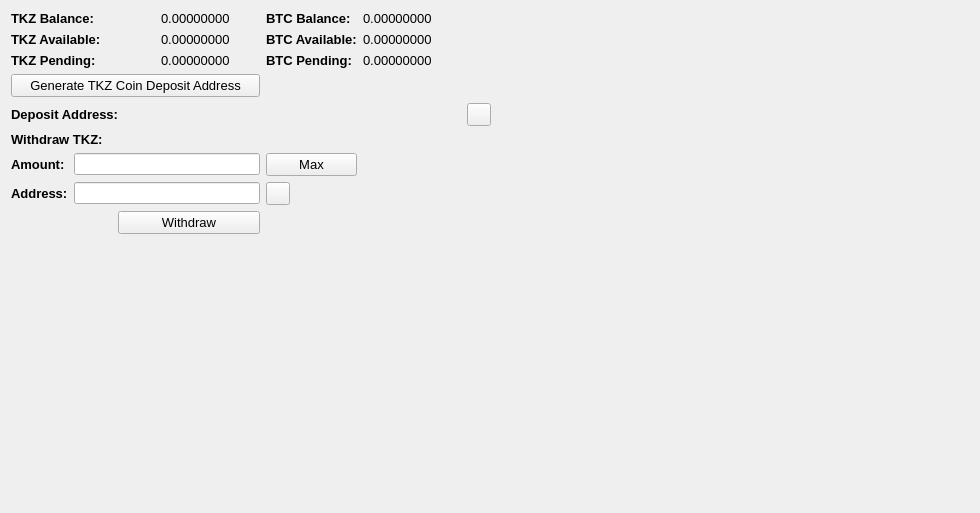
     <widget class="QWidget" name="BalanceTab">
      <attribute name="title">
       <string>Balance</string>
      </attribute>
      <layout class="QGridLayout" name="gridLayout_2">
       <item row="0" column="0" colspan="2">
        <widget class="QLabel" name="label_11">
         <property name="font">
          <font>
           <pointsize>10</pointsize>
           <weight>75</weight>
           <bold>true</bold>
          </font>
         </property>
         <property name="text">
          <string>TKZ Balance:</string>
         </property>
        </widget>
       </item>
       <item row="0" column="3">
        <widget class="QLabel" name="TXBalanceLabel">
         <property name="font">
          <font>
           <pointsize>10</pointsize>
          </font>
         </property>
         <property name="text">
          <string>0.00000000</string>
         </property>
         <property name="textInteractionFlags">
          <set>Qt::LinksAccessibleByMouse|Qt::TextSelectableByMouse</set>
         </property>
        </widget>
       </item>
       <item row="0" column="4">
        <widget class="QLabel" name="label_12">
         <property name="font">
          <font>
           <pointsize>10</pointsize>
           <weight>75</weight>
           <bold>true</bold>
          </font>
         </property>
         <property name="text">
          <string>BTC Balance:</string>
         </property>
        </widget>
       </item>
       <item row="0" column="5">
        <widget class="QLabel" name="BitcoinBalanceLabel">
         <property name="font">
          <font>
           <pointsize>10</pointsize>
          </font>
         </property>
         <property name="text">
          <string>0.00000000</string>
         </property>
         <property name="textInteractionFlags">
          <set>Qt::LinksAccessibleByMouse|Qt::TextSelectableByMouse</set>
         </property>
        </widget>
       </item>
       <item row="0" column="7" rowspan="10">
        <spacer name="horizontalSpacer_4">
         <property name="orientation">
          <enum>Qt::Horizontal</enum>
         </property>
         <property name="sizeHint" stdset="0">
          <size>
           <width>478</width>
           <height>488</height>
          </size>
         </property>
        </spacer>
       </item>
       <item row="1" column="0" colspan="2">
        <widget class="QLabel" name="label_13">
         <property name="font">
          <font>
           <pointsize>10</pointsize>
           <weight>75</weight>
           <bold>true</bold>
          </font>
         </property>
         <property name="text">
          <string>TKZ Available:</string>
         </property>
        </widget>
       </item>
       <item row="1" column="3">
        <widget class="QLabel" name="TXAvailableLabel_2">
         <property name="font">
          <font>
           <pointsize>10</pointsize>
          </font>
         </property>
         <property name="text">
          <string>0.00000000</string>
         </property>
         <property name="textInteractionFlags">
          <set>Qt::LinksAccessibleByMouse|Qt::TextSelectableByMouse</set>
         </property>
        </widget>
       </item>
       <item row="1" column="4">
        <widget class="QLabel" name="label_15">
         <property name="font">
          <font>
           <pointsize>10</pointsize>
           <weight>75</weight>
           <bold>true</bold>
          </font>
         </property>
         <property name="text">
          <string>BTC Available:</string>
         </property>
        </widget>
       </item>
       <item row="1" column="5">
        <widget class="QLabel" name="BitcoinAvailableLabel">
         <property name="font">
          <font>
           <pointsize>10</pointsize>
          </font>
         </property>
         <property name="text">
          <string>0.00000000</string>
         </property>
         <property name="textInteractionFlags">
          <set>Qt::LinksAccessibleByMouse|Qt::TextSelectableByMouse</set>
         </property>
        </widget>
       </item>
       <item row="2" column="0" colspan="2">
        <widget class="QLabel" name="label_14">
         <property name="font">
          <font>
           <pointsize>10</pointsize>
           <weight>75</weight>
           <bold>true</bold>
          </font>
         </property>
         <property name="text">
          <string>TKZ Pending:</string>
         </property>
        </widget>
       </item>
       <item row="2" column="3">
        <widget class="QLabel" name="TXPendingLabel">
         <property name="font">
          <font>
           <pointsize>10</pointsize>
          </font>
         </property>
         <property name="text">
          <string>0.00000000</string>
         </property>
         <property name="textInteractionFlags">
          <set>Qt::LinksAccessibleByMouse|Qt::TextSelectableByMouse</set>
         </property>
        </widget>
       </item>
       <item row="2" column="4">
        <widget class="QLabel" name="label_31">
         <property name="font">
          <font>
           <pointsize>10</pointsize>
           <weight>75</weight>
           <bold>true</bold>
          </font>
         </property>
         <property name="text">
          <string>BTC Pending:</string>
         </property>
        </widget>
       </item>
       <item row="2" column="5">
        <widget class="QLabel" name="BitcoinPendingLabel">
         <property name="font">
          <font>
           <pointsize>10</pointsize>
          </font>
         </property>
         <property name="text">
          <string>0.00000000</string>
         </property>
         <property name="textInteractionFlags">
          <set>Qt::LinksAccessibleByMouse|Qt::TextSelectableByMouse</set>
         </property>
        </widget>
       </item>
       <item row="3" column="0" colspan="4">
        <widget class="QPushButton" name="GenDepositBTN">
         <property name="font">
          <font>
           <pointsize>10</pointsize>
          </font>
         </property>
         <property name="text">
          <string>Generate TKZ Coin Deposit Address</string>
         </property>
        </widget>
       </item>
       <item row="4" column="0" colspan="3">
        <widget class="QLabel" name="label_33">
         <property name="font">
          <font>
           <pointsize>10</pointsize>
           <weight>75</weight>
           <bold>true</bold>
          </font>
         </property>
         <property name="text">
          <string>Deposit Address:</string>
         </property>
        </widget>
       </item>
       <item row="4" column="3" colspan="3">
        <widget class="QLabel" name="DepositAddressLabel">
         <property name="minimumSize">
          <size>
           <width>300</width>
           <height>0</height>
          </size>
         </property>
         <property name="palette">
          <palette>
           <active>
            <colorrole role="WindowText">
             <brush brushstyle="SolidPattern">
              <color alpha="255">
               <red>0</red>
               <green>0</green>
               <blue>0</blue>
              </color>
             </brush>
            </colorrole>
            <colorrole role="Text">
             <brush brushstyle="SolidPattern">
              <color alpha="255">
               <red>0</red>
               <green>0</green>
               <blue>255</blue>
              </color>
             </brush>
            </colorrole>
           </active>
           <inactive>
            <colorrole role="WindowText">
             <brush brushstyle="SolidPattern">
              <color alpha="255">
               <red>0</red>
               <green>0</green>
               <blue>0</blue>
              </color>
             </brush>
            </colorrole>
            <colorrole role="Text">
             <brush brushstyle="SolidPattern">
              <color alpha="255">
               <red>0</red>
               <green>0</green>
               <blue>255</blue>
              </color>
             </brush>
            </colorrole>
           </inactive>
           <disabled>
            <colorrole role="WindowText">
             <brush brushstyle="SolidPattern">
              <color alpha="255">
               <red>120</red>
               <green>120</green>
               <blue>120</blue>
              </color>
             </brush>
            </colorrole>
            <colorrole role="Text">
             <brush brushstyle="SolidPattern">
              <color alpha="255">
               <red>120</red>
               <green>120</green>
               <blue>120</blue>
              </color>
             </brush>
            </colorrole>
           </disabled>
          </palette>
         </property>
         <property name="font">
          <font>
           <pointsize>10</pointsize>
           <weight>75</weight>
           <bold>true</bold>
          </font>
         </property>
         <property name="text">
          <string/>
         </property>
         <property name="alignment">
          <set>Qt::AlignRight|Qt::AlignTrailing|Qt::AlignVCenter</set>
         </property>
         <property name="textInteractionFlags">
          <set>Qt::LinksAccessibleByMouse|Qt::TextSelectableByKeyboard|Qt::TextSelectableByMouse</set>
         </property>
        </widget>
       </item>
       <item row="4" column="6">
        <widget class="QToolButton" name="DepositCopyButton">
         <property name="toolTip">
          <string>Copy to clipboard</string>
         </property>
         <property name="text">
          <string/>
         </property>
         <property name="icon">
          <iconset resource="../bitcoin.qrc">
           <normaloff>:/icons/editcopy</normaloff>:/icons/editcopy</iconset>
         </property>
         <property name="shortcut">
          <string>Alt+P</string>
         </property>
        </widget>
       </item>
       <item row="5" column="0" colspan="2">
        <widget class="QLabel" name="label_34">
         <property name="font">
          <font>
           <pointsize>10</pointsize>
           <weight>75</weight>
           <bold>true</bold>
          </font>
         </property>
         <property name="text">
          <string>Withdraw TKZ:</string>
         </property>
        </widget>
       </item>
       <item row="6" column="0">
        <widget class="QLabel" name="label_26">
         <property name="font">
          <font>
           <pointsize>10</pointsize>
           <weight>75</weight>
           <bold>true</bold>
          </font>
         </property>
         <property name="text">
          <string>Amount:</string>
         </property>
        </widget>
       </item>
       <item row="6" column="1" colspan="3">
        <widget class="QLineEdit" name="WithdrawUnitsInput">
         <property name="font">
          <font>
           <pointsize>9</pointsize>
           <weight>75</weight>
           <bold>true</bold>
          </font>
         </property>
         <property name="text">
          <string/>
         </property>
        </widget>
       </item>
       <item row="6" column="4">
        <widget class="QPushButton" name="Withdraw_Max_Amount">
         <property name="font">
          <font>
           <pointsize>10</pointsize>
          </font>
         </property>
         <property name="text">
          <string>Max</string>
         </property>
        </widget>
       </item>
       <item row="7" column="0">
        <widget class="QLabel" name="label_10">
         <property name="font">
          <font>
           <pointsize>10</pointsize>
           <weight>75</weight>
           <bold>true</bold>
          </font>
         </property>
         <property name="text">
          <string>Address:</string>
         </property>
        </widget>
       </item>
       <item row="7" column="1" colspan="3">
        <widget class="QLineEdit" name="WithdrawAddress">
         <property name="font">
          <font>
           <pointsize>9</pointsize>
           <weight>75</weight>
           <bold>true</bold>
          </font>
         </property>
        </widget>
       </item>
       <item row="7" column="4">
        <widget class="QToolButton" name="WithdrawPasteButton">
         <property name="toolTip">
          <string>Paste from clipboard</string>
         </property>
         <property name="text">
          <string/>
         </property>
         <property name="icon">
          <iconset resource="../bitcoin.qrc">
           <normaloff>:/icons/editpaste</normaloff>:/icons/editpaste</iconset>
         </property>
         <property name="shortcut">
          <string>Alt+P</string>
         </property>
        </widget>
       </item>
       <item row="8" column="2" colspan="2">
        <widget class="QPushButton" name="WithdrawUnitsBtn">
         <property name="font">
          <font>
           <pointsize>10</pointsize>
          </font>
         </property>
         <property name="text">
          <string>Withdraw</string>
         </property>
        </widget>
       </item>
       <item row="9" column="0" colspan="6">
        <spacer name="verticalSpacer">
         <property name="orientation">
          <enum>Qt::Vertical</enum>
         </property>
         <property name="sizeHint" stdset="0">
          <size>
           <width>428</width>
           <height>262</height>
          </size>
         </property>
        </spacer>
       </item>
      </layout>
      <zorder>label_31</zorder>
      <zorder>label_15</zorder>
      <zorder>label_12</zorder>
      <zorder>label_14</zorder>
      <zorder>label_13</zorder>
      <zorder>label_11</zorder>
      <zorder>BitcoinBalanceLabel</zorder>
      <zorder>TXBalanceLabel</zorder>
      <zorder>TXAvailableLabel_2</zorder>
      <zorder>TXPendingLabel</zorder>
      <zorder>BitcoinAvailableLabel</zorder>
      <zorder>BitcoinPendingLabel</zorder>
      <zorder>label_33</zorder>
      <zorder>GenDepositBTN</zorder>
      <zorder>DepositAddressLabel</zorder>
      <zorder>Withdraw_Max_Amount</zorder>
      <zorder>label_34</zorder>
      <zorder>WithdrawUnitsInput</zorder>
      <zorder>label_10</zorder>
      <zorder>label_26</zorder>
      <zorder>WithdrawAddress</zorder>
      <zorder>WithdrawUnitsBtn</zorder>
      <zorder>horizontalSpacer_4</zorder>
      <zorder>verticalSpacer</zorder>
      <zorder>WithdrawPasteButton</zorder>
      <zorder>DepositCopyButton</zorder>
     </widget>
